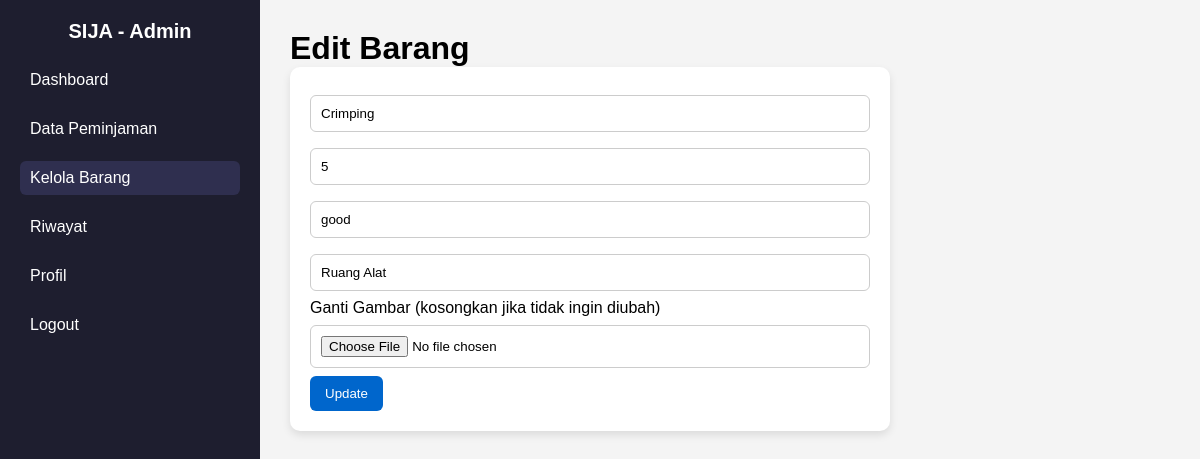
The app's page /projeksaas/admin/proses/edit_barang.php?id=6 with its own data.
### tables this page shows
CREATE TABLE `barang` (
  `id` int(11) NOT NULL,
  `gambar` varchar(255) NOT NULL,
  `nama_barang` varchar(100) NOT NULL,
  `stok` int(11) NOT NULL,
  `kategori` varchar(50) NOT NULL,
  `lokasi` varchar(100) NOT NULL,
  `kondisi` varchar(50) NOT NULL
);

### projeksaas/admin/proses/edit_barang.php (the view, shortened to what this page needs)
<?php
include "../../config/db.php";
$id = $_GET['id'];
$data = mysqli_query($conn, "SELECT * FROM barang WHERE id = $id");
$barang = mysqli_fetch_assoc($data);
?>
<!DOCTYPE html>
<html lang="id">
<head>
  <link rel="stylesheet" href="../style/admin.css">
</head>
<body>
<div class="admin-wrapper">
  <aside class="admin-sidebar">
    <h2>SIJA - Admin</h2>
    <ul>
      <li><a href="../dashboard.php"><i class="fas fa-tachometer-alt"></i> Dashboard</a></li>
      <li><a href="../peminjaman.php"><i class="fas fa-box-open"></i> Data Peminjaman</a></li>
      <li><a href="../barang.php" class="active"><i  class="fas fa-warehouse"></i> Kelola Barang</a></li>
      <li><a href="../riwayat.php"><i class="fas fa-history"></i> Riwayat</a></li>
      <li><a href="../profil.php"><i class="fas fa-user"></i> Profil</a></li>
      <li><a href="../proses/logout.php"><i class="fas fa-sign-out-alt"></i> Logout</a></li>
    </ul>
  </aside>
  <main class="admin-main">
    <h1>Edit Barang</h1>
    <form action="update_barang.php" method="POST" enctype="multipart/form-data" class="form-barang">
      <input type="text" name="nama_barang" value="<?= $barang['nama_barang'] ?>" required>
      <input type="number" name="stok" value="<?= $barang['stok'] ?>" required>
      <input type="text" name="kondisi" value="<?= $barang['kondisi'] ?>" required>
      <input type="text" name="lokasi" value="<?= $barang['lokasi'] ?>" required>
      <label>Ganti Gambar (kosongkan jika tidak ingin diubah)</label>
      <input type="file" name="gambar">
      <button type="submit">Update</button>
    </form>
  </main>
</div>
</body>
</html>

### projeksaas/admin/style/admin.css (style rules this page uses)
* { margin: 0; padding: 0; box-sizing: border-box; font-family: sans-serif; }
body { display: flex; height: 100vh; background-color: #f4f4f4; }
.admin-wrapper { display: flex; width: 100%; }
.admin-sidebar { width: 260px; background-color: #1e1e2f; color: white; padding: 20px; min-height: 100vh; position: fixed; }
.admin-sidebar h2 { margin-bottom: 20px; font-size: 20px; text-align: center; }
.admin-sidebar ul { list-style: none; }
.admin-sidebar ul li { margin-bottom: 15px; }
.admin-sidebar ul li a { color: white; text-decoration: none; padding: 8px 10px; display: block; border-radius: 6px; transition: 0.3s; }
.admin-sidebar ul li a.active, .admin-sidebar ul li a:hover { background-color: #2f2f4f; }
.admin-main { flex-grow: 1; padding: 30px; background-color: #f4f4f4; margin-left: 260px; }
.form-barang { background: #fff; padding: 20px; border-radius: 10px; margin-bottom: 30px; box-shadow: 0 4px 8px rgba(0, 0, 0, 0.1); max-width: 600px; }
.form-barang input[type="text"], .form-barang input[type="number"], .form-barang input[type="file"] { width: 100%; padding: 10px; margin: 8px 0; border: 1px solid #ccc; border-radius: 6px; }
.form-barang button { padding: 10px 15px; background: #0066cc; color: #fff; border: none; border-radius: 6px; cursor: pointer; transition: 0.3s; }
a { text-decoration: none; }

### records on screen
barang: nama_barang "Crimping", stok "5", kondisi "good", lokasi "Ruang Alat"
